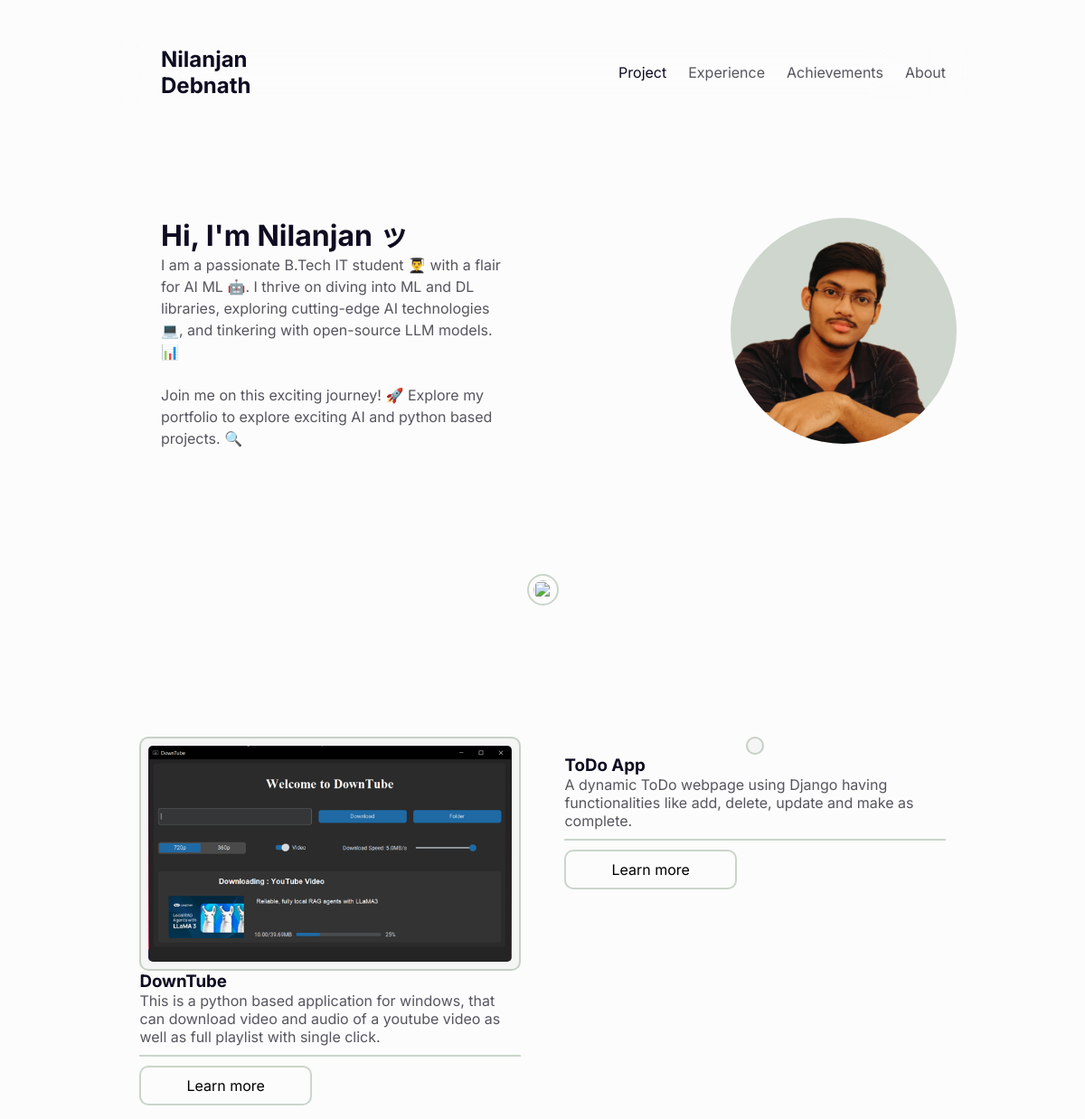
The app's page /, older data.
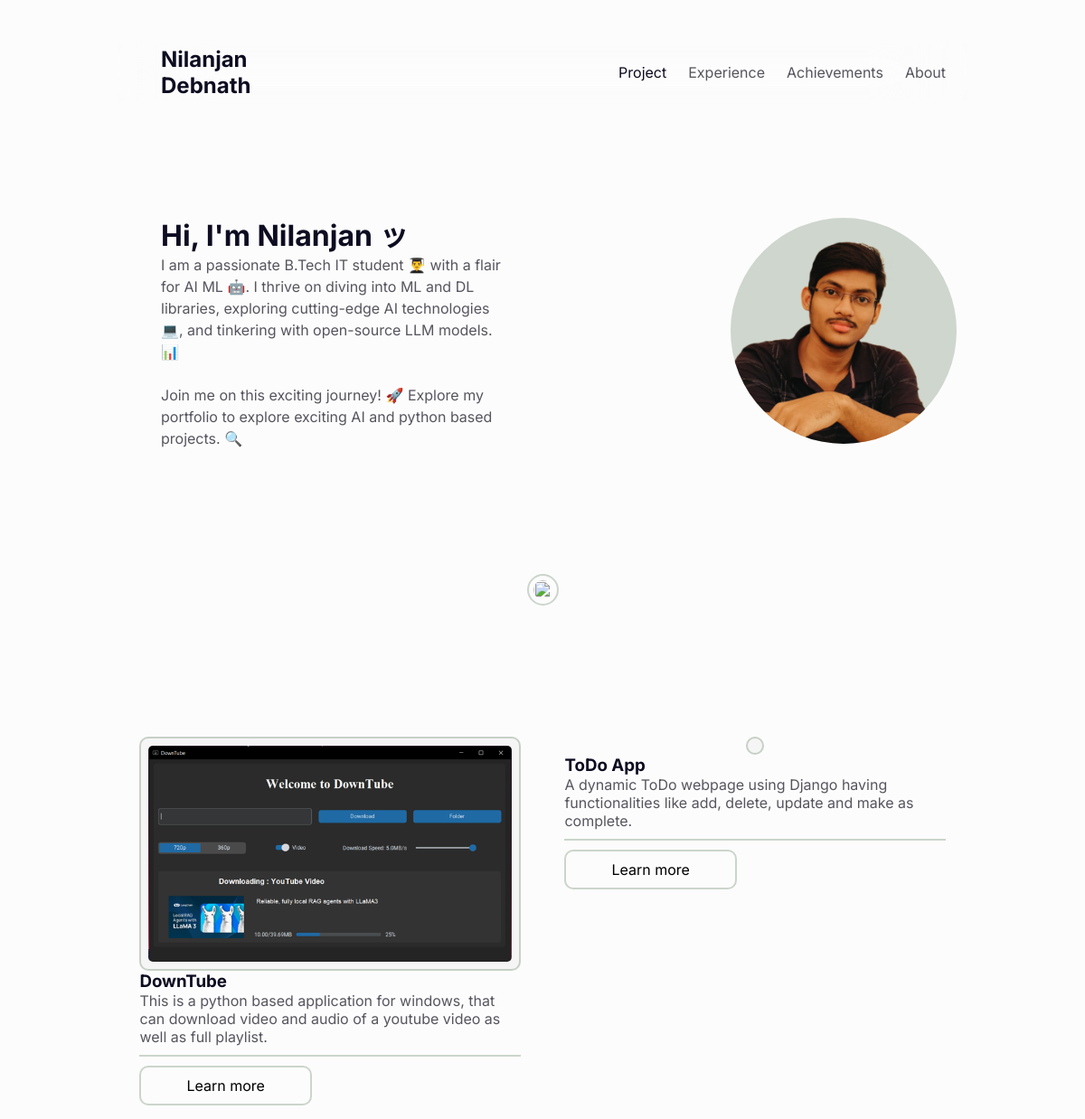
The same page, newer data.
### app/models.py (models this page shows, shortened)
class Projects(models.Model):
    index = models.IntegerField(default=None)
    title = models.CharField(max_length=350)
    details = models.TextField(max_length=1000, default=None)
    url = models.URLField(default=None, null=True)
    image = models.ImageField(upload_to="media/Projects/Images", default=None)

### app/views.py (the view)
# urls.py: path('', views.projects, name="project"),
def projects(request):
    projects = Projects.objects.all().order_by('index')
    return render(request, "projects.html", {"projects":projects})

### templates/projects.html
{% extends "base.html" %}
{% block main %}
{% load static %}
<head>
    <link rel="stylesheet" href="{% static 'CSS/projects.css' %}">
</head>
<body>
    <div id="home">
        <div id="intro">
            <div id="info">
                <h1>Hi, I'm Nilanjan ッ</h1>
                <p>
                    I am a passionate B.Tech IT student 👨‍🎓 with a flair for AI ML 🤖. I thrive on diving into ML and DL libraries, exploring cutting-edge AI technologies 💻, and tinkering with open-source LLM models. 📊<br> <br>
                    Join me on this exciting journey! 🚀 Explore my portfolio to explore exciting AI and python based projects. 🔍
                </p>
            </div>
            <img src="{% static 'Images/photo.webp' %}" alt="My image">
        </div>
        <a id="scroll" href="#projects">
            <img src="https://assets-global.website-files.com/60f5a97b9e66c2b92c76a14e/6140a7f1ccfe242db78e97b5_Vector.svg" width="21" alt="">
        </a>
    </div>
    <div id="projects">
        {% for project in projects %}
        <div class="project">
            <div class="image">
                <img src="{{ project.image }}" alt="">
            </div>
            <h1>
                {{ project.title }}
            </h1>
            <p>
                {{ project.details }}
            </p>
            <div class="vertical_line"></div>
            <div class="more"><a target="_blank" href="{{ project.url }}">Learn more</a></div>
        </div>
        {% endfor %}
    </div>
</body>
{% endblock %}

Row changes from the older to the newer data that the page shows:
changed Projects "DownTube": details "This is a python based application for windows, that can download video and audio of a youtube video as well as full playlist with single click." → "This is a python based application for windows, that can download video and audio of a youtube video as well as full playlist."
